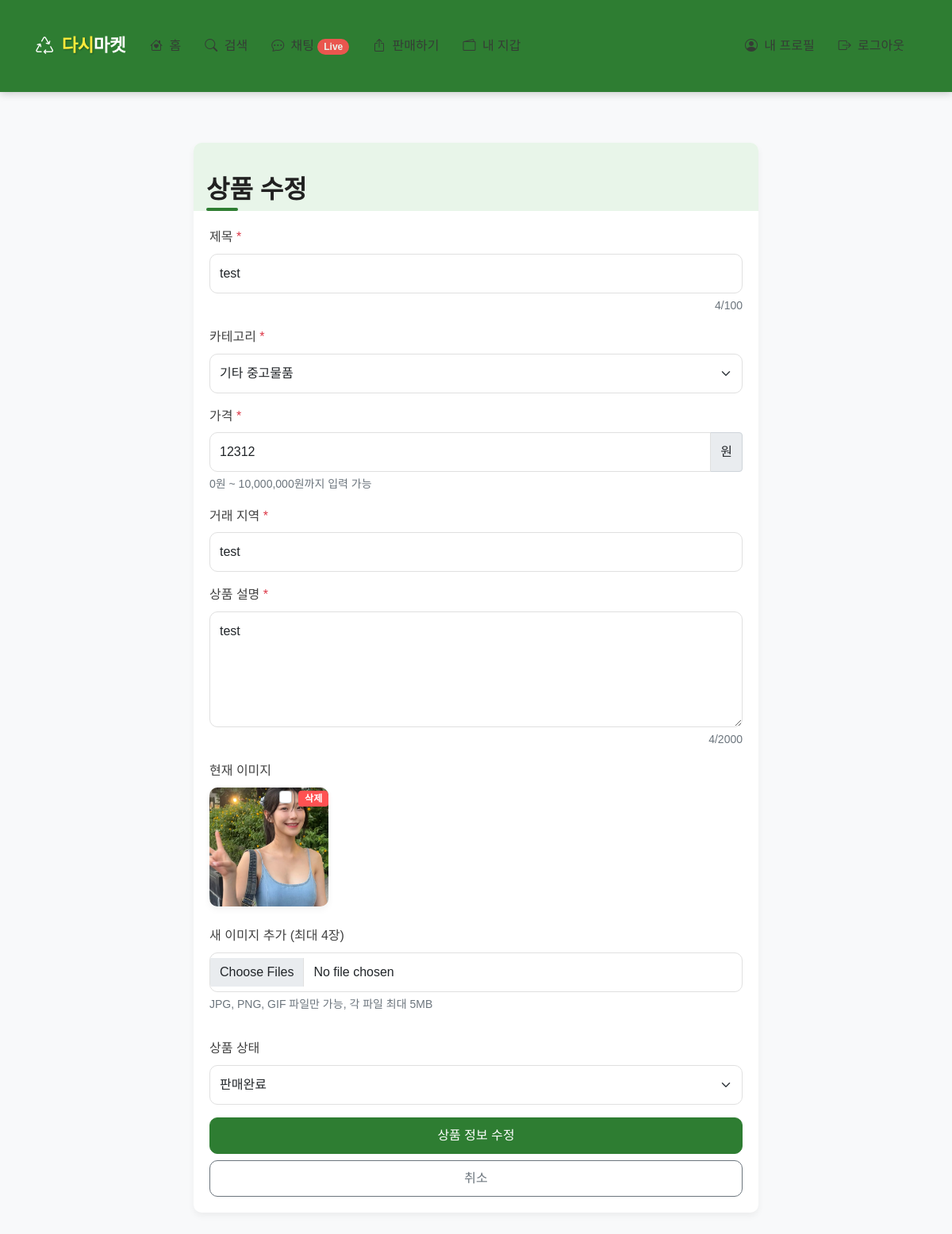
Screenshot of /product/1/edit (signed in) with the database file from the repository.
### app/models.py (models this page shows, shortened)
class Product(db.Model):
    __tablename__ = 'products'
    id = db.Column(db.Integer, primary_key=True)
    title = db.Column(db.String(120), nullable=False)
    description = db.Column(db.Text, nullable=False)
    price = db.Column(db.Integer, nullable=False)
    category = db.Column(db.String(50), nullable=False)
    location = db.Column(db.String(100), nullable=False)
    seller_id = db.Column(db.Integer, db.ForeignKey('users.id'), nullable=False)
    status = db.Column(db.String(20), default='active')  # active, sold, hidden
    created_at = db.Column(db.DateTime, default=datetime.utcnow)
    updated_at = db.Column(db.DateTime, default=datetime.utcnow, onupdate=datetime.utcnow)
    images = db.relationship('ProductImage', backref='product', lazy='dynamic', cascade='all, delete-orphan')
    transfers = db.relationship('Transfer', backref='product', lazy='dynamic')

class ProductImage(db.Model):
    __tablename__ = 'product_images'
    id = db.Column(db.Integer, primary_key=True)
    product_id = db.Column(db.Integer, db.ForeignKey('products.id'), nullable=False)
    image_path = db.Column(db.String(200), nullable=False)
    created_at = db.Column(db.DateTime, default=datetime.utcnow)

### app/product/routes.py (the view)
@bp.route('/<int:product_id>/edit', methods=['GET', 'POST'])
@login_required
def edit_product(product_id):
    product = Product.query.get_or_404(product_id)
    if current_user.id != product.seller_id and not current_user.is_admin:
        flash('이 상품을 수정할 권한이 없습니다.')
        return redirect(url_for('main.index'))
    form = ProductForm()
    if request.method == 'POST':
        product.title = request.form.get('title')
        product.description = request.form.get('description')
        product.price = request.form.get('price')
        product.category = request.form.get('category')
        product.location = request.form.get('location')
        status_map = {
            'available': 'active',  # 판매중 -> active
            'reserved': 'reserved', # 예약중 -> reserved
            'sold': 'sold'          # 판매완료 -> sold
        }
        template_status = request.form.get('status', 'available')
        product.status = status_map.get(template_status, 'active')  # 기본값은 active
        product.updated_at = datetime.utcnow()
        delete_images = request.form.getlist('delete_images')
        for image_id in delete_images:
            image = ProductImage.query.get(image_id)
            if image and image.product_id == product.id:
                if product.images.count() <= 1 and len(delete_images) >= product.images.count() and not request.files.getlist('images')[0].filename:
                    flash('상품 이미지는 최소 1장 이상 필요합니다.')
                    return render_template('product/edit.html', title='상품 수정', form=form, product=product)
                try:
                    os.remove(os.path.join(current_app.config['UPLOAD_FOLDER'], image.image_path))
                except:
                    pass  # 파일이 없어도 계속 진행
                db.session.delete(image)
        images = request.files.getlist('images')
        for image in images:
            if image and image.filename:
                filename = secure_filename(f"{uuid.uuid4()}_{image.filename}")
                file_path = os.path.join('products', filename)
                upload_path = os.path.join(current_app.config['UPLOAD_FOLDER'], 'products')
                os.makedirs(upload_path, exist_ok=True)
                image.save(os.path.join(upload_path, filename))
                product_image = ProductImage(product_id=product.id, image_path=file_path)
                db.session.add(product_image)
        db.session.commit()
        flash('상품 정보가 업데이트되었습니다!')
        return redirect(url_for('product.view_product', product_id=product.id))
    elif request.method == 'GET':
        form.title.data = product.title
        form.description.data = product.description
        form.price.data = product.price
        form.category.data = product.category
        form.location.data = product.location
    form.images.validators = [FileAllowed(['jpg', 'png', 'jpeg', 'gif'], '이미지 파일만 업로드 가능합니다.')]
    return render_template('product/edit.html', title='상품 수정', form=form, product=product)

### app/product/forms.py
class ProductForm(FlaskForm):
    title = StringField('제목', validators=[DataRequired(), Length(min=2, max=120)])
    description = TextAreaField('설명', validators=[DataRequired(), Length(min=10, max=2000)])
    price = IntegerField('가격', validators=[DataRequired(), NumberRange(min=0)])
    category = SelectField('카테고리', validators=[DataRequired()], choices=[
        ('electronics', '전자제품'),
        ('fashion', '패션/의류'),
        ('books', '도서'),
        ('sports', '스포츠/레저'),
        ('furniture', '가구/인테리어'),
        ('beauty', '뷰티/미용'),
        ('toys', '장난감/취미'),
        ('etc', '기타')
    ])
    location = StringField('지역', validators=[DataRequired(), Length(min=2, max=100)])
    status = SelectField('판매 상태', validators=[DataRequired()], choices=[
        ('available', '판매중'),
        ('reserved', '거래중'),
        ('sold', '판매완료')
    ])
    images = MultipleFileField('이미지', validators=[
        FileRequired('최소 한 개의 이미지를 업로드해주세요.'),
        FileAllowed(['jpg', 'png', 'jpeg', 'gif'], '이미지 파일만 업로드 가능합니다.')
    ])
    submit = SubmitField('등록하기')

### app/models.py (called while the page is built)
@login_manager.user_loader
def load_user(id):
    return User.query.get(int(id))

### app/templates/product/edit.html (shortened to what this page needs)
{% extends 'base.html' %}
{% block content %}
<div class="container">
    <div class="row justify-content-center">
        <div class="col-md-8">
            <div class="card">
                <div class="card-header">
                    <h2 class="mb-0">상품 수정</h2>
                </div>
                <div class="card-body">
                    <form method="post" enctype="multipart/form-data" id="productForm">
                        <div class="mb-3">
                            <label for="title" class="form-label">제목 <span class="text-danger">*</span></label>
                            <input type="text" class="form-control" id="title" name="title" required maxlength="100" value="{{ product.title }}">
                            <div class="form-text text-end"><span id="titleCount">{{ product.title|length }}</span>/100</div>
                        </div>
                        <div class="mb-3">
                            <label for="category" class="form-label">카테고리 <span class="text-danger">*</span></label>
                            <select class="form-select" id="category" name="category" required>
                                <option value="other" {% if product.category == 'other' %}selected{% endif %}>기타 중고물품</option>
                            </select>
                        </div>
                        <div class="mb-3">
                            <label for="price" class="form-label">가격 <span class="text-danger">*</span></label>
                            <div class="input-group">
                                <input type="number" class="form-control" id="price" name="price" required min="0" max="10000000" value="{{ product.price }}">
                                <span class="input-group-text">원</span>
                            </div>
                            <div class="form-text">0원 ~ 10,000,000원까지 입력 가능</div>
                        </div>
                        <div class="mb-3">
                            <label for="location" class="form-label">거래 지역 <span class="text-danger">*</span></label>
                            <input type="text" class="form-control" id="location" name="location" required maxlength="50" value="{{ product.location }}">
                        </div>
                        <div class="mb-3">
                            <label for="description" class="form-label">상품 설명 <span class="text-danger">*</span></label>
                            <textarea class="form-control" id="description" name="description" rows="5" required maxlength="2000">{{ product.description }}</textarea>
                            <div class="form-text text-end"><span id="descriptionCount">{{ product.description|length }}</span>/2000</div>
                        </div>
                        <div class="mb-3">
                            <label class="form-label">현재 이미지</label>
                            <div class="row mb-3">
                                {% for image in product.images %}
                                <div class="col-4 col-md-3 mb-2">
                                    <div class="card position-relative">
                                        <img src="{{ url_for('static', filename='uploads/' + image.image_path) }}" class="card-img-top" alt="상품 이미지" style="height: 150px; object-fit: cover;">
                                        <div class="position-absolute top-0 end-0">
                                            <div class="form-check">
                                                <input class="form-check-input" type="checkbox" id="delete_image_{{ image.id }}" name="delete_images" value="{{ image.id }}">
                                                <label class="form-check-label" for="delete_image_{{ image.id }}">
                                                    <span class="badge bg-danger">삭제</span>
                                                </label>
                                            </div>
                                        </div>
                                    </div>
                                </div>
                                {% endfor %}
                            </div>
                        </div>
                        <div class="mb-3">
                            <label class="form-label">새 이미지 추가 (최대 {{ 5 - product.images.count() }}장)</label>
                            <div class="input-group">
                                <input type="file" class="form-control" id="images" name="images" multiple accept="image/*" {% if product.images.count() >= 5 %}disabled{% endif %}>
                            </div>
                            <div class="form-text">JPG, PNG, GIF 파일만 가능, 각 파일 최대 5MB</div>
                        </div>
                        <div class="mb-3">
                            <label for="status" class="form-label">상품 상태</label>
                            <select class="form-select" id="status" name="status" required>
                                <option value="sold" {% if product.status == 'sold' %}selected{% endif %}>판매완료</option>
                            </select>
                        </div>
                        <div class="d-grid gap-2">
                            <button type="submit" class="btn btn-primary">상품 정보 수정</button>
                            <a href="{{ url_for('product.view_product', product_id=product.id) }}" class="btn btn-outline-secondary">취소</a>
                        </div>
                    </form>
                </div>
            </div>
        </div>
    </div>
</div>
{% endblock %}

### app/static/css/style.css (style rules this page uses)
:root { --primary-color: #FF7E36; --secondary-color: #56C4C5; --accent-color: #3A86FF; --light-color: #FFF8F0; --dark-color: #363636; --gray-color: #f8f9fa; --border-radius: 10px; --box-shadow: 0 4px 12px rgba(0, 0, 0, 0.08); }
body { font-family: 'Pretendard', 'Noto Sans KR', -apple-system, BlinkMacSystemFont, sans-serif; background-color: var(--light-color); color: var(--dark-color); line-height: 1.6; padding-bottom: 0; }
.btn { border-radius: var(--border-radius); font-weight: 500; padding: 10px 20px; transition: all 0.2s ease; }
.btn-primary { background-color: var(--primary-color) !important; border-color: var(--primary-color) !important; }
.container { padding: 20px 15px; }
.card { border-radius: var(--border-radius); border: none; box-shadow: var(--box-shadow); transition: transform 0.3s ease, box-shadow 0.3s ease; overflow: hidden; height: 100%; background-color: white; }
.card-img-top { height: 200px; object-fit: cover; transition: transform 0.3s ease; }
.card-body { padding: 1.25rem; }
h2 { font-weight: 700; margin-top: 2rem; margin-bottom: 1.5rem; position: relative; display: inline-block; }
h2:after { content: ''; position: absolute; bottom: -8px; left: 0; width: 40px; height: 4px; background-color: var(--primary-color); border-radius: 2px; }
.form-control, .form-select { border-radius: var(--border-radius); padding: 12px; border: 1px solid #e0e0e0; transition: all 0.2s ease; }
.form-label { font-weight: 500; margin-bottom: 8px; color: #414141; }

### app/templates/base.html (style rules this page uses)
:root { --primary-color: #2E7D32; --secondary-color: #1B5E20; --accent-color: #FF5252; --accent-color-dark: #D32F2F; --background-color: #F8F9FA; --light-accent: #E8F5E9; --text-color: #212121; --light-text: #FFFFFF; --border-radius: 10px; }
body { font-family: 'Pretendard', 'Noto Sans KR', sans-serif; background-color: var(--background-color); color: var(--text-color); }
.btn-primary { background-color: var(--primary-color); border-color: var(--primary-color); color: var(--light-text); }
.card { border-radius: var(--border-radius); box-shadow: 0 4px 8px rgba(0, 0, 0, 0.05); border: none; }
.card-header { background-color: var(--light-accent); border-bottom: none; font-weight: 600; }
.badge.bg-danger { background-color: var(--accent-color) !important; }

### rows the page displays
Product: title "test", category "기타 중고물품", price "12312", location "test", description "test", status "판매완료"
ProductImage: image_path (picture)

### other values shown
{{ product.title|length }} "4"
{{ product.description|length }} "4"
{{ 5 - product.images.count() }} "4"
